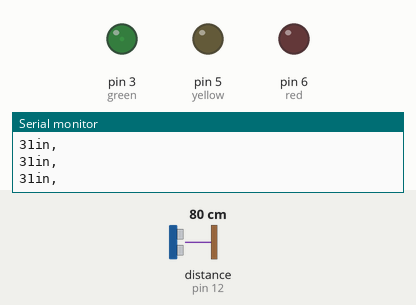
Simulated run of this sketch. Board: Arduino Uno, built with avr-gcc and run on an emulated ATmega328P. Shown: output pins drawn as LEDs (lit = HIGH), the last lines printed to the serial monitor. Wiring (inferred from the names in the program): ultrasonic range finder: trigger pin 11; echo pin 12. The inputs (shaded band) are chosen by the test bench; at power-on: distance to the obstacle (sensor on pin 12) 80 cm. The echo pulse lasts 58.3 µs per cm; pins used as bus, display or sensor lines are not drawn.

Above: at 1.2 s.
1.3 s: distance to the obstacle (sensor on pin 12) set to 9 cm
At 2.4 s:
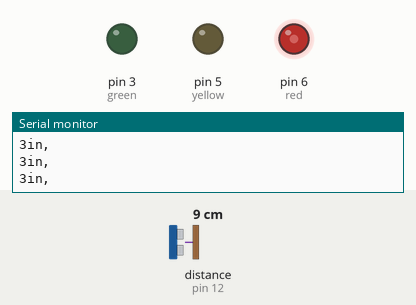
3.0 s: distance to the obstacle (sensor on pin 12) set to 12 cm
At 3.8 s:
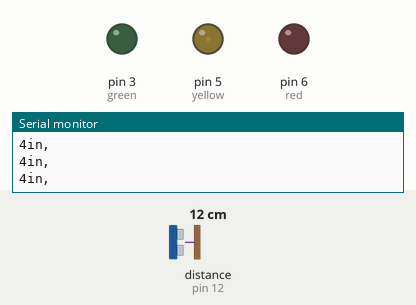
Timing chart, 0 to 6.0 s (numbered marks = the images above; inputs shaded):
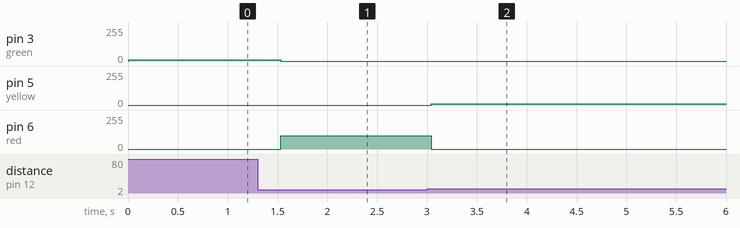

The sketch:

4-pin_Sonar.ino
```cpp
/*
 * created by Rui Santos, https://randomnerdtutorials.com
 *
 * Complete Guide for Ultrasonic Sensor HC-SR04
 *
    Ultrasonic sensor Pins:
        VCC: +5VDC
        Trig : Trigger (INPUT) - Pin11
        Echo: Echo (OUTPUT) - Pin 12
        GND: GND
 */

int trigPin = 11;    // Trigger
int echoPin = 12;    // Echo
long duration, cm, inches;
int green = 3;
int yellow = 5;
int red = 6;
void setup() {
  //Serial Port begin
  Serial.begin (9600);
  //Define inputs and outputs
  pinMode(trigPin, OUTPUT);
  pinMode(echoPin, INPUT);
}

void loop() {
  // The sensor is triggered by a HIGH pulse of 10 or more microseconds.
  // Give a short LOW pulse beforehand to ensure a clean HIGH pulse:
  digitalWrite(trigPin, LOW);
  delayMicroseconds(5);
  digitalWrite(trigPin, HIGH);
  delayMicroseconds(10);
  digitalWrite(trigPin, LOW);

  // Read the signal from the sensor: a HIGH pulse whose
  // duration is the time (in microseconds) from the sending
  // of the ping to the reception of its echo off of an object.
  pinMode(echoPin, INPUT);
  duration = pulseIn(echoPin, HIGH);

  // Convert the time into a distance
  cm = (duration/2) / 29.1;     // Divide by 29.1 or multiply by 0.0343
  inches = (duration/2) / 74;   // Divide by 74 or multiply by 0.0135
  //maxBright = 100;
  int diff = (cm-50) * 5;
  /*
  if(cm > 50){
    analogWrite(red,0);
  }
  else{
    analogWrite(red, diff);
  }
  */

  if(inches > 10){
    analogWrite(red,0);
    analogWrite(green,10);
    analogWrite(yellow,0);

  }
  else if(inches <= 10 && inches>=4){
    analogWrite(red,0);
    analogWrite(green,0);
    analogWrite(yellow,10);
  }
  else {
  analogWrite(red,100);
    analogWrite(green,0);
    analogWrite(yellow,0);

  }

  Serial.print(inches);
  Serial.print("in, ");
  //Serial.print(cm);
  //Serial.print("cm");
  Serial.println();

  delay(250);
}
```

Measured:
- the behaviour switches between 10 and 11 cm on distance to the obstacle (sensor on pin 12) (found by bisection; images 1 and 2)
- after the input at 1.3 s, pin 3 (green): 10/255 → 0/255 after 0.23 s; pin 6 (red): 0/255 → 100/255 after 0.23 s
- after the input at 3.0 s, pin 5 (yellow): 0/255 → 10/255 at once; pin 6 (red): 100/255 → 0/255 at once
